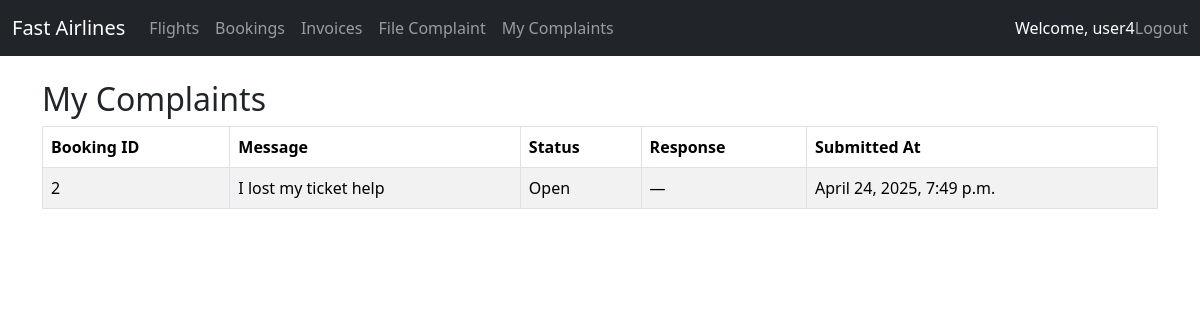
The page /complaints/mine/ (signed in) on the database its author committed.
### main/models.py (models this page shows, shortened)
class User(AbstractUser):
    ROLE_CHOICES = [
        ('customer', 'Customer'),
        ('service', 'Customer Service'),
        ('manager', 'Booking Manager'),
        ('admin', 'Admin'),
    ]
    role = models.CharField(max_length=20, choices=ROLE_CHOICES, default='customer')

class Complaint(models.Model):
    STATUS_CHOICES = [
        ('Open', 'Open'),
        ('In Progress', 'In Progress'),
        ('Resolved', 'Resolved'),
    ]
    booking = models.ForeignKey(Booking, on_delete=models.CASCADE)
    user = models.ForeignKey(User, on_delete=models.CASCADE)
    message = models.TextField()
    status = models.CharField(max_length=20, choices=STATUS_CHOICES, default='Open')
    response = models.TextField(blank=True, null=True)
    created_at = models.DateTimeField(auto_now_add=True)

class Booking(models.Model):
    customer = models.ForeignKey(User, on_delete=models.CASCADE, limit_choices_to={'role': 'customer'})
    flight = models.ForeignKey(Flight, on_delete=models.CASCADE)
    booking_date = models.DateField(auto_now_add=True)
    status = models.CharField(max_length=20, default='Confirmed')

### main/views.py (the view)
# urls.py: path('complaints/mine/', views.my_complaints, name='my_complaints'),
@login_required
def my_complaints(request):
    complaints = Complaint.objects.filter(user=request.user)
    return render(request, 'my_complaints.html', {'complaints': complaints})

### main/templates/my_complaints.html
{% extends 'base.html' %}
{% block content %}
  <h2>My Complaints</h2>
  <table class="table table-bordered table-striped">
    <thead>
      <tr>
        <th>Booking ID</th>
        <th>Message</th>
        <th>Status</th>
        <th>Response</th>
        <th>Submitted At</th>
      </tr>
    </thead>
    <tbody>
      {% for complaint in complaints %}
      <tr>
        <td>{{ complaint.booking.id }}</td>
        <td>{{ complaint.message }}</td>
        <td>{{ complaint.status }}</td>
        <td>{{ complaint.response|default:"—" }}</td>
        <td>{{ complaint.created_at }}</td>
      </tr>
      {% empty %}
      <tr>
        <td colspan="5">You have not submitted any complaints.</td>
      </tr>
      {% endfor %}
    </tbody>
  </table>
{% endblock %}

### main/templates/base.html (shortened to what this page needs)
<!DOCTYPE html>
<html>
<head>
  <link href="https://cdn.jsdelivr.net/npm/bootstrap@5.3.2/dist/css/bootstrap.min.css" rel="stylesheet">
</head>
<body>
  <nav class="navbar navbar-expand-lg navbar-dark bg-dark">
    <div class="container-fluid">
      <a class="navbar-brand" href="/">Fast Airlines</a>
      <div class="collapse navbar-collapse">
        <ul class="navbar-nav me-auto">
          {% if user.is_authenticated %}
            <li class="nav-item"><a class="nav-link" href="{% url 'flight_list' %}">Flights</a></li>
            <li class="nav-item"><a class="nav-link" href="{% url 'booking_list' %}">Bookings</a></li>
            <li class="nav-item"><a class="nav-link" href="{% url 'invoice_list' %}">Invoices</a></li>
          {% endif %}
          {% if user.is_authenticated and user.role == 'customer' %}
            <li class="nav-item"><a class="nav-link" href="{% url 'submit_complaint' %}">File Complaint</a></li>
            <li class="nav-item"><a class="nav-link" href="{% url 'my_complaints' %}">My Complaints</a></li>
          {% endif %}
        </ul>
        <ul class="navbar-nav">
          {% if user.is_authenticated %}
            <li class="nav-item"><span class="navbar-text text-white">Welcome, {{ user.username }}</span></li>
            <li class="nav-item">
              <form action="{% url 'logout' %}" method="post" style="display:inline;">
                <button class="btn btn-link nav-link" type="submit" style="padding: 0; border: none;">Logout</button>
              </form>
            </li>
          {% else %}
            <li class="nav-item"><a class="nav-link" href="{% url 'login' %}">Login</a></li>
            <li class="nav-item"><a class="nav-link" href="{% url 'register' %}">Register</a></li>
          {% endif %}
        </ul>
      </div>
    </div>
  </nav>
  <div class="container mt-4">
    {% block content %}{% endblock %}
  </div>
</body>
</html>

### rows shown on the page
User: username "user4"
Complaint: booking.id "2", message "I lost my ticket help", status "Open", response "—", created_at "April 24, 2025, 7:49 p.m."
